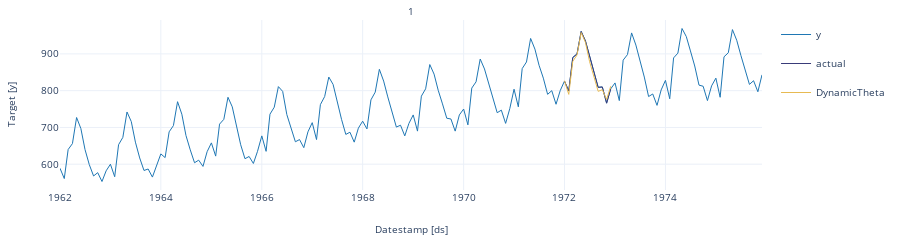
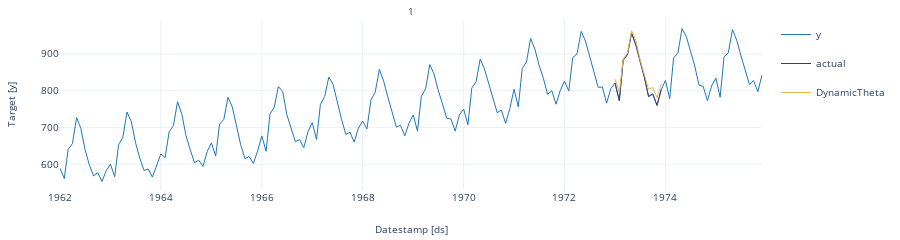
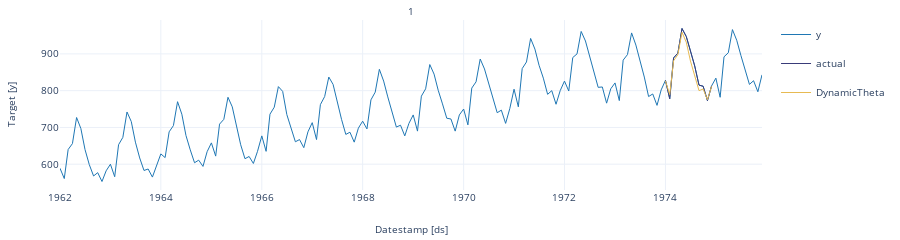

These figures' notebook cell, in order:
### Markdown cell above
We’ll now plot the forecast for each cutoff period. To make the plots clearer, we’ll rename the actual values in each period.

### Code cell
crossvalidation_df.rename(columns = {'y' : 'actual'}, inplace = True) # rename actual values 

cutoff = crossvalidation_df['cutoff'].unique()

for k in range(len(cutoff)): 
    cv = crossvalidation_df[crossvalidation_df['cutoff'] == cutoff[k]]
    StatsForecast.plot(df, cv.loc[:, cv.columns != 'cutoff'])

### Figure 1 — Plotly figure (JSON) as saved in the notebook; plotly's stock layout.template omitted (floating-point values rounded to 4 significant figures; data arrays with more than 128 entries replaced by an {"elided": "..."} marker saying what was removed)
{"data": [{"legendgroup": "y", "line": {"color": "#1f77b4", "width": 1}, "mode": "lines", "name": "y", "showlegend": true, "type": "scatter", "x": {"elided": "168 str values"}, "xaxis": "x", "y": {"elided": "168 int values"}, "yaxis": "y"}, {"legendgroup": "actual", "line": {"color": "#393b79", "width": 1}, "mode": "lines", "name": "actual", "showlegend": true, "type": "scatter", "x": ["1972-01-01T00:00:00", "1972-02-01T00:00:00", "1972-03-01T00:00:00", "1972-04-01T00:00:00", "1972-05-01T00:00:00", "1972-06-01T00:00:00", "1972-07-01T00:00:00", "1972-08-01T00:00:00", "1972-09-01T00:00:00", "1972-10-01T00:00:00", "1972-11-01T00:00:00", "1972-12-01T00:00:00"], "xaxis": "x", "y": [826, 799, 890, 900, 961, 935, 894, 855, 809, 810, 766, 805], "yaxis": "y"}, {"legendgroup": "DynamicTheta", "line": {"color": "#e7ba52", "width": 1}, "mode": "lines", "name": "DynamicTheta", "showlegend": true, "type": "scatter", "x": ["1972-01-01T00:00:00", "1972-02-01T00:00:00", "1972-03-01T00:00:00", "1972-04-01T00:00:00", "1972-05-01T00:00:00", "1972-06-01T00:00:00", "1972-07-01T00:00:00", "1972-08-01T00:00:00", "1972-09-01T00:00:00", "1972-10-01T00:00:00", "1972-11-01T00:00:00", "1972-12-01T00:00:00"], "xaxis": "x", "y": [827.1, 789.9, 879.7, 897.1, 958.0, 931.1, 878.6, 836.5, 798.2, 802.5, 776.0, 812.1], "yaxis": "y"}], "layout": {"annotations": [{"font": {"size": 10}, "showarrow": false, "text": "1", "x": 0.5, "xanchor": "center", "xref": "paper", "y": 1, "yanchor": "bottom", "yref": "paper"}, {"font": {"size": 10}, "showarrow": false, "text": "Datestamp [ds]", "x": 0.5, "xanchor": "center", "xref": "paper", "y": 0, "yanchor": "top", "yref": "paper", "yshift": -30}, {"font": {"size": 10}, "showarrow": false, "text": "Target [y]", "textangle": -90, "x": 0, "xanchor": "right", "xref": "paper", "xshift": -40, "y": 0.5, "yanchor": "middle", "yref": "paper"}], "autosize": true, "font": {"size": 10}, "height": 150, "margin": {"b": 50, "l": 60, "r": 10, "t": 20}, "xaxis": {"anchor": "y", "domain": [0, 1], "showticklabels": true, "visible": true}, "yaxis": {"anchor": "x", "domain": [0, 1]}}}

### Figure 2 — Plotly figure (JSON) as saved in the notebook; plotly's stock layout.template omitted (floating-point values rounded to 4 significant figures; data arrays with more than 128 entries replaced by an {"elided": "..."} marker saying what was removed)
{"data": [{"legendgroup": "y", "line": {"color": "#1f77b4", "width": 1}, "mode": "lines", "name": "y", "showlegend": true, "type": "scatter", "x": {"elided": "168 str values"}, "xaxis": "x", "y": {"elided": "168 int values"}, "yaxis": "y"}, {"legendgroup": "actual", "line": {"color": "#393b79", "width": 1}, "mode": "lines", "name": "actual", "showlegend": true, "type": "scatter", "x": ["1973-01-01T00:00:00", "1973-02-01T00:00:00", "1973-03-01T00:00:00", "1973-04-01T00:00:00", "1973-05-01T00:00:00", "1973-06-01T00:00:00", "1973-07-01T00:00:00", "1973-08-01T00:00:00", "1973-09-01T00:00:00", "1973-10-01T00:00:00", "1973-11-01T00:00:00", "1973-12-01T00:00:00"], "xaxis": "x", "y": [821, 773, 883, 898, 957, 924, 881, 837, 784, 791, 760, 802], "yaxis": "y"}, {"legendgroup": "DynamicTheta", "line": {"color": "#e7ba52", "width": 1}, "mode": "lines", "name": "DynamicTheta", "showlegend": true, "type": "scatter", "x": ["1973-01-01T00:00:00", "1973-02-01T00:00:00", "1973-03-01T00:00:00", "1973-04-01T00:00:00", "1973-05-01T00:00:00", "1973-06-01T00:00:00", "1973-07-01T00:00:00", "1973-08-01T00:00:00", "1973-09-01T00:00:00", "1973-10-01T00:00:00", "1973-11-01T00:00:00", "1973-12-01T00:00:00"], "xaxis": "x", "y": [831.9, 795.6, 885.5, 902.2, 963.1, 936.3, 884.5, 842.9, 803.9, 808.6, 780.9, 817.0], "yaxis": "y"}], "layout": {"annotations": [{"font": {"size": 10}, "showarrow": false, "text": "1", "x": 0.5, "xanchor": "center", "xref": "paper", "y": 1, "yanchor": "bottom", "yref": "paper"}, {"font": {"size": 10}, "showarrow": false, "text": "Datestamp [ds]", "x": 0.5, "xanchor": "center", "xref": "paper", "y": 0, "yanchor": "top", "yref": "paper", "yshift": -30}, {"font": {"size": 10}, "showarrow": false, "text": "Target [y]", "textangle": -90, "x": 0, "xanchor": "right", "xref": "paper", "xshift": -40, "y": 0.5, "yanchor": "middle", "yref": "paper"}], "autosize": true, "font": {"size": 10}, "height": 150, "margin": {"b": 50, "l": 60, "r": 10, "t": 20}, "xaxis": {"anchor": "y", "domain": [0, 1], "showticklabels": true, "visible": true}, "yaxis": {"anchor": "x", "domain": [0, 1]}}}

### Figure 3 — Plotly figure (JSON) as saved in the notebook; plotly's stock layout.template omitted (floating-point values rounded to 4 significant figures; data arrays with more than 128 entries replaced by an {"elided": "..."} marker saying what was removed)
{"data": [{"legendgroup": "y", "line": {"color": "#1f77b4", "width": 1}, "mode": "lines", "name": "y", "showlegend": true, "type": "scatter", "x": {"elided": "168 str values"}, "xaxis": "x", "y": {"elided": "168 int values"}, "yaxis": "y"}, {"legendgroup": "actual", "line": {"color": "#393b79", "width": 1}, "mode": "lines", "name": "actual", "showlegend": true, "type": "scatter", "x": ["1974-01-01T00:00:00", "1974-02-01T00:00:00", "1974-03-01T00:00:00", "1974-04-01T00:00:00", "1974-05-01T00:00:00", "1974-06-01T00:00:00", "1974-07-01T00:00:00", "1974-08-01T00:00:00", "1974-09-01T00:00:00", "1974-10-01T00:00:00", "1974-11-01T00:00:00", "1974-12-01T00:00:00"], "xaxis": "x", "y": [828, 778, 889, 902, 969, 947, 908, 867, 815, 812, 773, 813], "yaxis": "y"}, {"legendgroup": "DynamicTheta", "line": {"color": "#e7ba52", "width": 1}, "mode": "lines", "name": "DynamicTheta", "showlegend": true, "type": "scatter", "x": ["1974-01-01T00:00:00", "1974-02-01T00:00:00", "1974-03-01T00:00:00", "1974-04-01T00:00:00", "1974-05-01T00:00:00", "1974-06-01T00:00:00", "1974-07-01T00:00:00", "1974-08-01T00:00:00", "1974-09-01T00:00:00", "1974-10-01T00:00:00", "1974-11-01T00:00:00", "1974-12-01T00:00:00"], "xaxis": "x", "y": [826.5, 789.3, 881.2, 897.9, 958.8, 931.5, 880.7, 839.5, 800.0, 804.4, 775.3, 811.8], "yaxis": "y"}], "layout": {"annotations": [{"font": {"size": 10}, "showarrow": false, "text": "1", "x": 0.5, "xanchor": "center", "xref": "paper", "y": 1, "yanchor": "bottom", "yref": "paper"}, {"font": {"size": 10}, "showarrow": false, "text": "Datestamp [ds]", "x": 0.5, "xanchor": "center", "xref": "paper", "y": 0, "yanchor": "top", "yref": "paper", "yshift": -30}, {"font": {"size": 10}, "showarrow": false, "text": "Target [y]", "textangle": -90, "x": 0, "xanchor": "right", "xref": "paper", "xshift": -40, "y": 0.5, "yanchor": "middle", "yref": "paper"}], "autosize": true, "font": {"size": 10}, "height": 150, "margin": {"b": 50, "l": 60, "r": 10, "t": 20}, "xaxis": {"anchor": "y", "domain": [0, 1], "showticklabels": true, "visible": true}, "yaxis": {"anchor": "x", "domain": [0, 1]}}}
